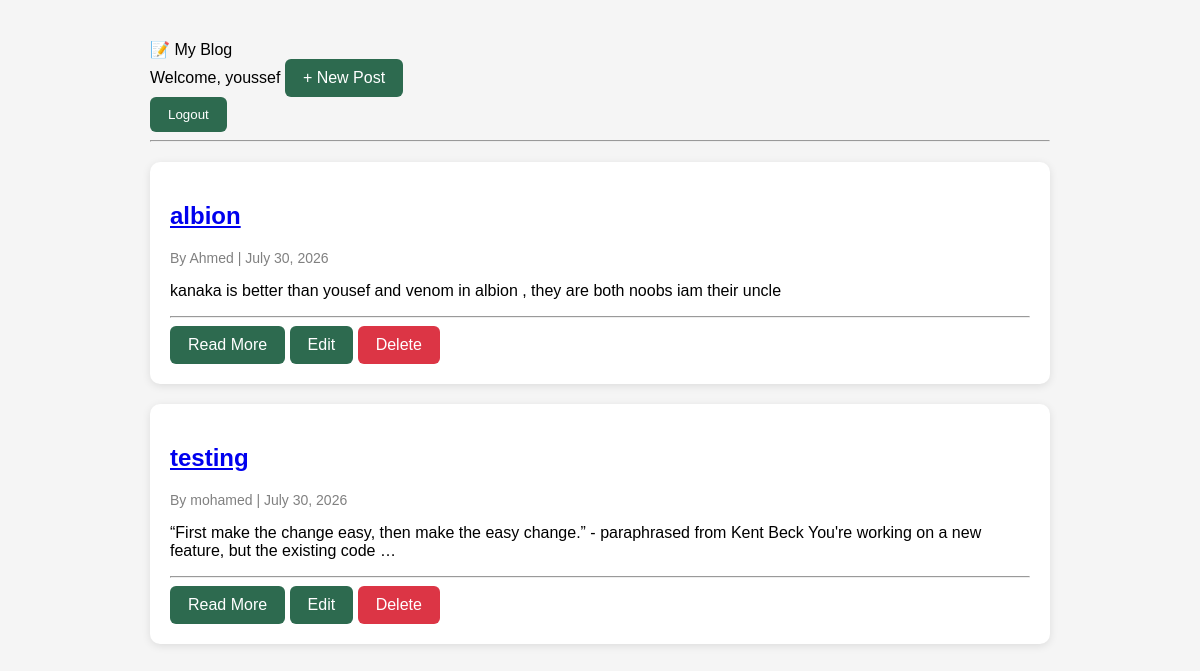
The app's page / (signed in) with its own data.
### blog/models.py (models this page shows, shortened)
class Post(models.Model):
    title = models.CharField(max_length=250)
    body = models.TextField()
    published_on = models.DateField()
    author = models.ForeignKey(Author, on_delete=models.CASCADE)

class Author(models.Model):
    name = models.CharField(max_length=100)

### blog/views.py (the view)
# urls.py: path("", views.PostListView.as_view(), name="post_list"),
class PostListView(ListView):
    model = Post
    template_name = "blog/post_list.html"
    context_object_name = "posts"

### blog/templates/blog/post_list.html (shortened to what this page needs)
{% extends "blog/base.html" %}
{% block content %}
{% for post in posts %}
<div class="card post-card">
    <h2>
        <a href="{% url 'post_detail' post.id %}">
            {{ post.title }}
        </a>
    </h2>
 <p class="meta">
    By {{ post.author.name }} |
    {{ post.published_on|date:"F d, Y" }}
</p>
    <p>
        {{ post.body|truncatewords:25 }}
    </p>
    <hr>
    <div class="button-group">
        <a href="{% url 'post_detail' post.id %}" class="btn view-btn">
            Read More
        </a>
        {% if user.is_authenticated %}
            <a href="{% url 'edit_post' post.id %}" class="btn edit-btn">
                Edit
            </a>
            <a href="{% url 'delete_post' post.id %}" class="btn delete-btn">
                Delete
            </a>
        {% endif %}
    </div>
</div>
{% empty %}
<p>No posts available.</p>
{% endfor %}
{% endblock %}

### blog/templates/blog/base.html (shortened to what this page needs)
{% load static %}
<!DOCTYPE html>
<html lang="en">
<head>
    <link rel="stylesheet" href="{% static 'blog/style.css' %}">
</head>
<body>
<div class="container">
    <div class="top-bar">
    <div class="logo">
        📝 My Blog
    </div>
    <div class="user-area">
        {% if user.is_authenticated %}
            <span class="welcome">
                Welcome, {{ user.username }}
            </span>
            <a href="{% url 'create_post' %}" class="btn">
                + New Post
            </a>
            <form action="{% url 'logout' %}" method="post">
                <button class="btn" type="submit">
                    Logout
                </button>
            </form>
        {% else %}
            <a class="btn" href="{% url 'login' %}">
                Login
            </a>
        {% endif %}
    </div>
</div>
    <header>
        <hr>
    </header>
    {% block content %}
    {% endblock %}
</div>
</body>
</html>

### blog/static/blog/style.css (style rules this page uses)
body { font-family: Arial, Helvetica, sans-serif; background:#f5f5f5; margin:0; }
.container { width:80%; max-width:900px; margin:40px auto; }
header { text-align:center; }
h2 { color:#2d6a4f; }
.card { background:white; padding:20px; margin:20px 0; border-radius:10px; box-shadow:0 2px 8px rgba(0,0,0,.1); }
.meta { color:gray; font-size:14px; }
.btn { display:inline-block; text-decoration:none; background:#2d6a4f; color:white; padding:10px 18px; border-radius:6px; }
button { border:none; cursor:pointer; }
.delete-btn { background:#dc3545; }

### records on screen
Post: title "albion", author.name "Ahmed", published_on "July 30, 2026", body "kanaka is better than yousef and venom in albion , they are both noobs iam their uncle"
Post: title "testing", author.name "mohamed", published_on "July 30, 2026", body "“First make the change easy, then make the easy change.” - paraphrased from Kent Beck You're working on a new feature, but the existing code …"

### other values on screen
{{ user.username }} "youssef"
